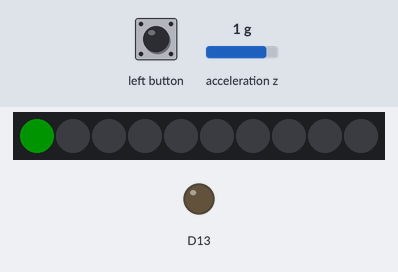
The sketch below on a simulated Adafruit Circuit Playground Express. Shown: 10 RGB LEDs in strip order, left to right, output pins drawn as LEDs (lit = HIGH). The test bench sets the inputs (shaded band); at power-on: acceleration z 1 g. Dim RGB values are drawn brighter than linear; what the sketch prints to the serial monitor is not drawn.

Above: at 1.2 s.
1.3 s: acceleration z set to -1.4 g
At 2.1 s:
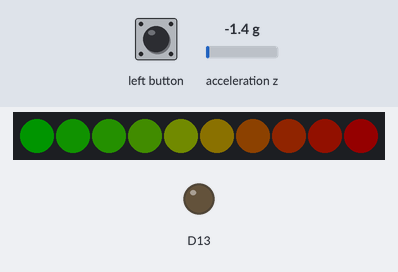
4.3 s: left button pressed for 0.15 s
At 4.7 s:
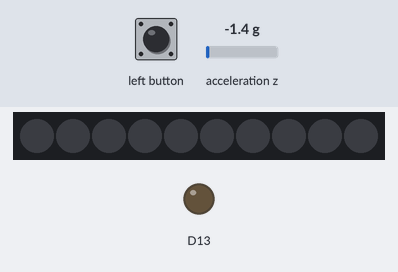
Timing chart, 0 to 6.6 s (numbered marks = the images above; inputs shaded):
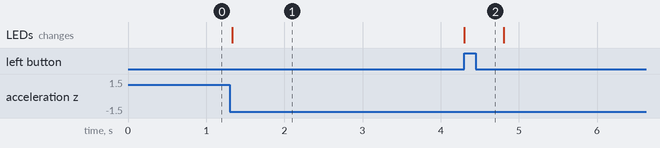

The sketch:

playground_Impact.ino
```cpp
/*Tomas de Camino Beck
  www.funcostarica.org
  Simple medidor de impacto
*/
#include <Adafruit_CircuitPlayground.h>

//Rango de temperaturas que marcan los LEDs
#define MIN 0
#define MAX -10

int maxImpact = MIN;

void setup() {
  Serial.begin(9600);
  CircuitPlayground.begin();
}


void loop() {
  float impact = CircuitPlayground.motionZ();
  if (impact < maxImpact) {
    maxImpact = impact;
  }
  pixelMeter(maxImpact, MIN, MAX);
  if (CircuitPlayground.leftButton()) {
    CircuitPlayground.clearPixels();
    maxImpact = MIN;
    delay(500);
  }
  Serial.println(maxImpact);
}

void pixelMeter(float value, float minimum, float maximum) {
  int p = map(value, minimum, maximum, 0, 9);
  CircuitPlayground.clearPixels();
  for (int i = 0; i <= p; i++) {
    int c = map(i, 0, 9, 0, 255);
    CircuitPlayground.setPixelColor(i, CircuitPlayground.strip.Color(c, 255 - c, 0));
  }
}
```

Measured:
- after the input at 1.3 s, the LEDs: change at once (image 1)
- after the input at 4.3 s, the LEDs: change at once (image 2)
